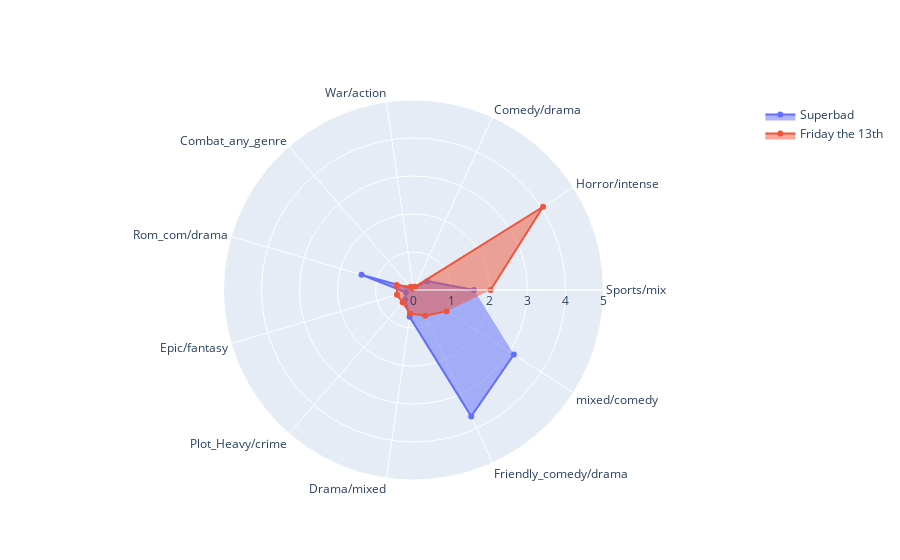

The notebook cell this image was saved under:
### Code cell
import plotly.graph_objects as go

categories = list(movie_topic_11_new.columns)

fig = go.Figure()

fig.add_trace(go.Scatterpolar(
      r=superbad,
      theta=categories,
      fill='toself',
      name='Superbad'
))
fig.add_trace(go.Scatterpolar(
      r=friday,
      theta=categories,
      fill='toself',
      name='Friday the 13th'
))

fig.update_layout(
  polar=dict(
    radialaxis=dict(
      visible=True,
      range=[0, 5]
    )),
  showlegend=True
)

fig.show()

### Figure 1 — Plotly figure (JSON) as saved in the notebook; plotly's stock layout.template omitted (floating-point values rounded to 4 significant figures)
{"data": [{"fill": "toself", "name": "Superbad", "r": [1.592, 0.43, 0.05546, 0.07454, 0.03677, 1.426, 0.2083, 0.333, 0.7131, 3.656, 3.14], "theta": ["Sports/mix", "Horror/intense", "Comedy/drama", "War/action", "Combat_any_genre", "Rom_com/drama", "Epic/fantasy", "Plot_Heavy/crime", "Drama/mixed", "Friendly_comedy/drama", "mixed/comedy", "title"], "type": "scatterpolar"}, {"fill": "toself", "name": "Friday the 13th", "r": [2.03, 4.053, 0.09291, 0.03505, 0.112, 0.4591, 0.454, 0.4329, 0.6285, 0.7434, 1.037], "theta": ["Sports/mix", "Horror/intense", "Comedy/drama", "War/action", "Combat_any_genre", "Rom_com/drama", "Epic/fantasy", "Plot_Heavy/crime", "Drama/mixed", "Friendly_comedy/drama", "mixed/comedy", "title"], "type": "scatterpolar"}], "layout": {"polar": {"radialaxis": {"range": [0, 5], "visible": true}}, "showlegend": true}}
